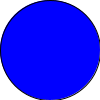
Frame 1 (no input)
Frame 60 (the mouse pressed at the canvas centre just before this capture): identical to frame 1, image omitted
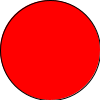
Frame 120 (the mouse held since frame 60 and released just before this capture)

The Processing sketch that drew these frames (run headless with seeded random() and noise(); from frame 60 on, the mouse is pressed at the canvas centre):

// Processing sketch: program10
// ── program10.pde
boolean clickedCount;

void setup() {
  size(100, 100);
  frameRate(60);
  clickedCount = false;
}

void draw() {
  background(255, 255, 255);
  if (clickedCount == true) {
    fill(255, 0, 0);
  } else {
    fill(0, 0, 255);
  }
  ellipse(50, 50, 100, 100);
}

void mousePressed() {
  if (dist(mouseX, mouseY, 50, 50)<50) {
    if (clickedCount == true) {
      clickedCount = false;
    } else {
      clickedCount = true;
    }
  }
}
